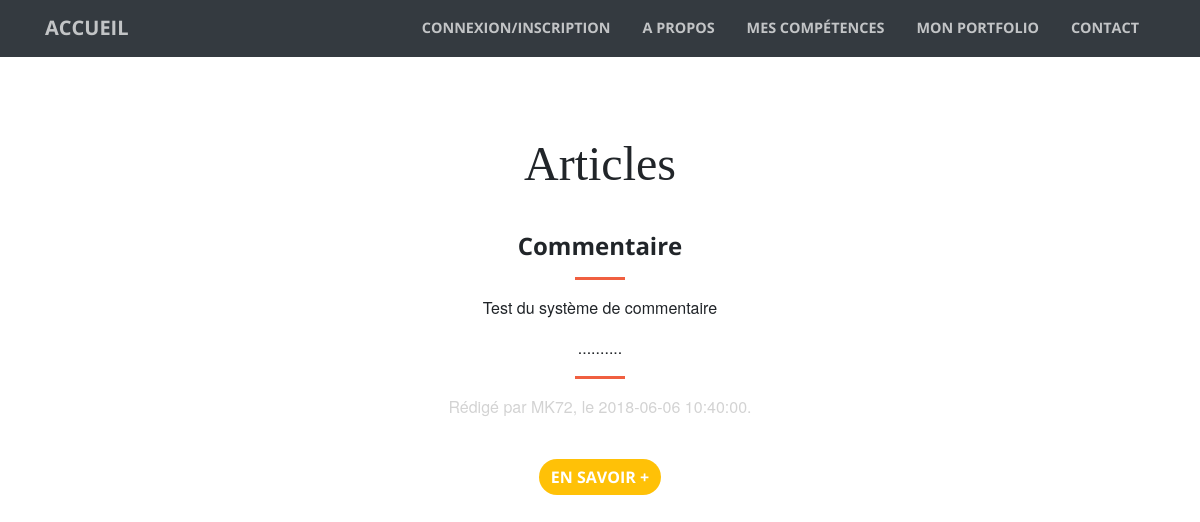
The app's page /mod/extrait.php, older data.
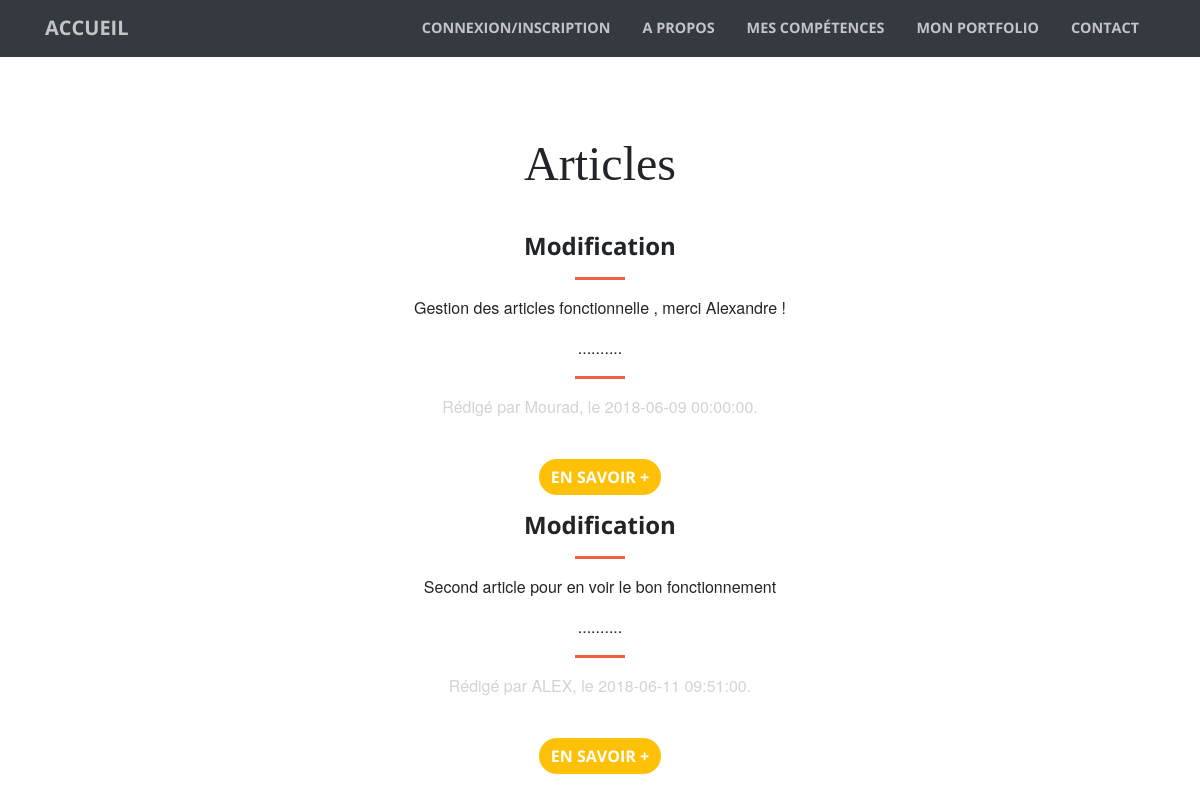
The same page, newer data.
### tables this page shows
CREATE TABLE IF NOT EXISTS `articles` (
  `id_article` int(11) NOT NULL AUTO_INCREMENT,
  `auteurpost` varchar(255) NOT NULL,
  `titrepost` varchar(255) NOT NULL,
  `datepost` datetime NOT NULL,
  `textepost` mediumtext NOT NULL,
  PRIMARY KEY (`id_article`)
);

### mod/extrait.php (the view, shortened to what this page needs)
<?php  session_start();
$bdd = new PDO("mysql:host=localhost;dbname=projet_5;charset=utf8", "root", "");
$articles = $bdd->query('SELECT * FROM articles');
?>
<!DOCTYPE html>
<html lang="fr">
  <head>
    <link href="vendor/bootstrap/css/bootstrap.min.css" rel="stylesheet">
    <link href="vendor/font-awesome/css/font-awesome.min.css" rel="stylesheet" type="text/css">
    <link href="vendor/magnific-popup/magnific-popup.css" rel="stylesheet">
   <link href="css/articles.css" rel="stylesheet">
  </head>
<body id="page-top">
      <nav class="navbar navbar-expand-lg navbar-light bg-dark fixed-top" id="mainNav">
          <div class="container">
            <a class="navbar-brand js-scroll-trigger" href="index.php">Accueil</a>
            <div class="collapse navbar-collapse" id="navbarResponsive">
              <ul class="navbar-nav ml-auto">
              <li class="nav-item">
                  <a class="nav-link js-scroll-trigger" href="login.php">Connexion/Inscription</a>
                </li>
                <li class="nav-item">
                  <a class="nav-link js-scroll-trigger" href="index.php#about">A propos</a>
                </li>
                <li class="nav-item">
                  <a class="nav-link js-scroll-trigger" href="index.php#services">Mes compétences</a>
                </li>
                <li class="nav-item">
                  <a class="nav-link js-scroll-trigger" href="index.php#portfolio">Mon Portfolio</a>
                </li>
                <li class="nav-item">
                  <a class="nav-link js-scroll-trigger" href="index.php/#contact">Contact</a>
                </li>
              </ul>
            </div>
          </div>
      </nav>
	  <nav>
<section>
	<div class="text-center container">
		 <div class="mb-3">
			<div class="container">
				<font face="Century Gothic" size="20"> Articles </font>
                            <div id="currentarticle" class="p-3 mt-3" style="margin-bottom:50px;">
							<?php while($a = $articles->fetch()) {
							?>
                                <h4 style="font-weight:bold;"><?=$a['titrepost'] ?></h4>
								<hr/>
                                <p>
								<?php
								echo substr($a['textepost'],0,700);
								?>..........</p>
								<hr/>
                                <p style="color:lightgray;">Rédigé par <?=$a['auteurpost'] ?>, le <?=$a['datepost'] ?>. </p>
                                <br/>
                                <button class="btn btn-warning mb-3"><a href="article.php?id=<?= $a['id_article'] ?>"> En savoir + </a> </button>
                                   <?php } ?>
                            </div>
                  </div>
            </div>
        </div>
</section>
  </body>
</html>

### mod/css/articles.css (style rules this page uses)
body, html { width: 100%; height: 100%; }
body { font-family: 'Merriweather', 'Helvetica Neue', Arial, sans-serif; }
hr { max-width: 50px; border-width: 3px; border-color: #F05F40; }
a { color: #fff; -webkit-transition: all 0.2s; -moz-transition: all 0.2s; transition: all 0.2s; }
h1, h2, h3, h4, h5, h6 { font-family: 'Open Sans', 'Helvetica Neue', Arial, sans-serif; }
.bg-dark { background-color: #212529 ; }
section { padding: 8rem 0; }
#mainNav { border-bottom: 1px solid rgba(33, 37, 41, 0.1); background-color: #fff; font-family: 'Open Sans', 'Helvetica Neue', Arial, sans-serif; -webkit-transition: all 0.2s; -moz-transition: all 0.2s; transition: all 0.2s; }
#mainNav .navbar-brand { font-weight: 700; text-transform: uppercase; color: #F05F40; font-family: 'Open Sans', 'Helvetica Neue', Arial, sans-serif; }
#mainNav .navbar-nav > li.nav-item > a.nav-link, #mainNav .navbar-nav > li.nav-item > a.nav-link:focus { font-size: .9rem; font-weight: 700; text-transform: uppercase; color: #fff; }
@media (min-width: 992px) { #mainNav { border-color: transparent; background-color: transparent; } }
@media (min-width: 992px) { #mainNav .navbar-brand { color: rgba(255, 255, 255, 0.7); } }
@media (min-width: 992px) { #mainNav .navbar-nav > li.nav-item > a.nav-link { padding: 0.5rem 1rem; } }
@media (min-width: 992px) { #mainNav .navbar-nav > li.nav-item > a.nav-link, #mainNav .navbar-nav > li.nav-item > a.nav-link:focus { color: rgba(255, 255, 255, 0.7); } }
.btn { font-weight: 700; text-transform: uppercase; border: none; border-radius: 300px; font-family: 'Open Sans', 'Helvetica Neue', Arial, sans-serif; }

Row changes from the older to the newer data that the page shows:
removed articles: titrepost "Commentaire", textepost "Test du système de commentaire", auteurpost "MK72", datepost "2018-06-06 10:40:00"
added articles: titrepost "Modification", textepost "Gestion des articles fonctionnelle , merci Alexandre !", auteurpost "Mourad", datepost "2018-06-09 00:00:00"
added articles: titrepost "Modification", textepost "Second article pour en voir le bon fonctionnement", auteurpost "ALEX", datepost "2018-06-11 09:51:00"
